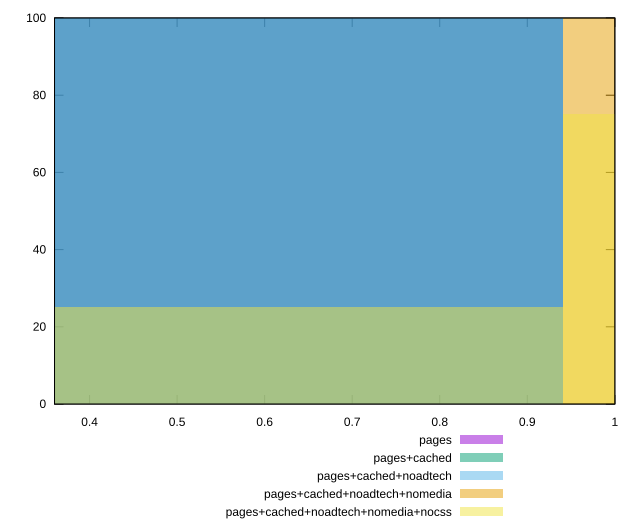

Write the gnuplot code that produced this figure.
reset

$pages <<EOF
0.6268344145016149 100
EOF

$pagesCached <<EOF
0.6268344145016149 100
EOF

$pagesCachedNoadtech <<EOF
0.6268344145016149 100
EOF

$pagesCachedNoadtechNomedia <<EOF
1.2536688290032298 100
EOF

$pagesCachedNoadtechNomediaNocss <<EOF
1.2536688290032298 75
0.6268344145016149 25
EOF

set key outside below
set boxwidth 0.6268344145016149
set xrange [0.36:1]
set yrange [0:100]
set trange [0:100]
set style fill transparent solid 0.5 noborder
set terminal svg size 640, 530 enhanced background rgb 'white'
set output "report_00020_2021-02-19T21:17:38.612Z2/uses-webp-images/comparison/histogram/all_score.svg"

plot $pages title "pages" with boxes, \
     $pagesCached title "pages+cached" with boxes, \
     $pagesCachedNoadtech title "pages+cached+noadtech" with boxes, \
     $pagesCachedNoadtechNomedia title "pages+cached+noadtech+nomedia" with boxes, \
     $pagesCachedNoadtechNomediaNocss title "pages+cached+noadtech+nomedia+nocss" with boxes

reset
